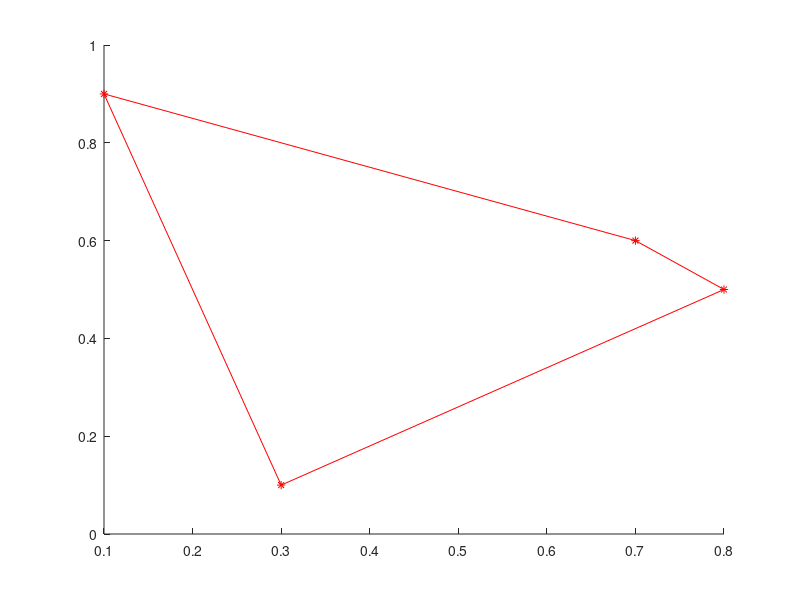

This figure's MATLAB source: (Note: this script raises an error after producing the figure.)
%% sample for bazier3
clear
xy = [0.3, 0.7, 0.1, 0.8;
       0.1, 0.6, 0.9, 0.5];
hold on
plot(xy(1,:),xy(2,:), 'r*');
k = convhull(xy(1,:),xy(2,:));
plot(xy(1,k),xy(2,k),'r-');

t = 0:0.01:1;
c_xy = bezier3(t, xy);

plot(c_xy(1,:), c_xy(2,:))



%% sample for bazier2
clear
xy = [[0.3, 0.7, 0.1],
       [0.1, 0.6, 0.9]];
hold on
scatter(xy(1,:),xy(2,:), 'r*');

t = 0:0.01:1;
[cx, cy] = bezier2(t, xy(:,1), xy(:,2), xy(:,3));

plot(cx, cy)
%% Decas Example

r = 0; 
s = 1;
t = 0.5;

cpoly = [0  1  2  3; 0  4  5  0];

m = 3;
res = decas(cpoly,r,s,t);
figure(1)
drawcurvdecas(res,m)

cpoly = [0 1 2 3 4 5; 0 3.5 4.5 5 4 0];

m = 5;

res = decas(cpoly,r,s,t);
figure(2)
drawcurvdecas(res,m)